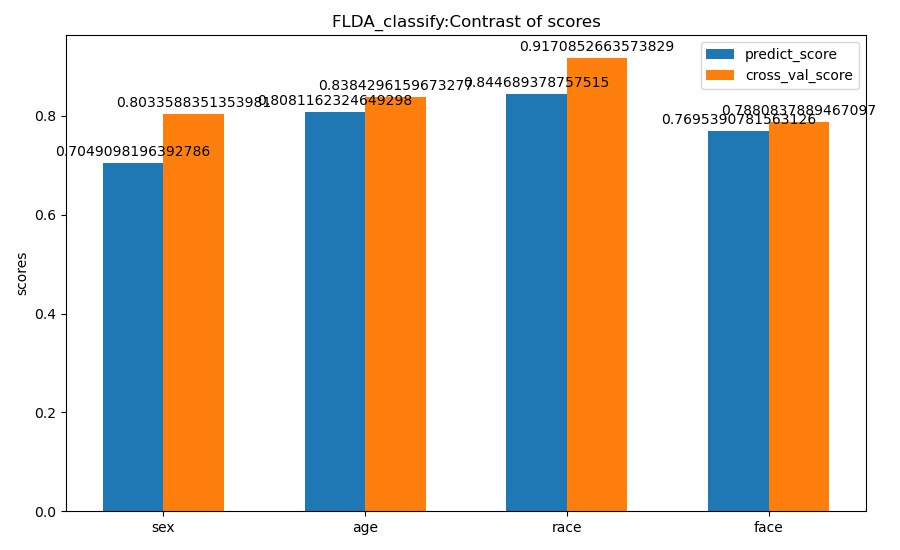

Generate this figure with Python:
##虽然LDA模型更多用于特征提取，但本身可以用于分类，这也是FLDA的特点之一。下面是LDA直接用于分类的代码
from sklearn.discriminant_analysis import LinearDiscriminantAnalysis as LDA
from sklearn.model_selection import KFold
from sklearn.model_selection import cross_val_score
import numpy as np
from sklearn.preprocessing import StandardScaler
import matplotlib
import matplotlib.pyplot as plt

############## 一、FLDA_extract.py #############################
########## 1、获取数字化后的图像训练数据 ##########
f = open("faceR","r",encoding="utf8")
x = f.read()
f.close()
x = x.split() #默认删除所有空字符，包括空格和换行符等
x = np.array(list(float(char) for char in x)) #字符串列表转数组
x.resize((1996,100)) #转为二维数组
xtrain = x
#print('图像训练数据xtrain:\n',xtrain,xtrain.shape)
xtrain = np.delete(xtrain,0,axis=1) #删除第一列：图片编号
#print('\nxtrain去编号后：\n',xtrain,xtrain.shape)
#标准化图像训练数据
scaler = StandardScaler()
xtrain = scaler.fit_transform(xtrain)
n_features = xtrain.shape[1]
n_samples = xtrain.shape[0]
#print('\nxtrain标准化后：\n',xtrain,"\n特征数：",n_features,"\n样本数：",n_samples)
######### 2、获取预处理后的标签训练数据 ##########
f = open("faceDR","r",encoding="utf8")
y = f.read()
f.close()
y = y.split() #默认删除所有空字符，包括空格和换行符等
#print(y)
del y[0]
#print(y)
y = np.array(y)
y.resize((1996,5))
ytrain = y
#print('标签训练数据ytrain:\n',ytrain,ytrain.shape)
########### 3、获取预处理后的测试数据 ##########
f = open("faceS","r",encoding="utf8")
x2 = f.read()
f.close()
x2 = x2.split() #默认删除所有空字符，包括空格和换行符等
x2 = np.array(list(float(char) for char in x2)) #字符串列表转数组
x2.resize((1996,100)) #转为二维数组
xtest = x2
#print('图像测试数据xtest:\n',xtest,xtest.shape)
xtest = np.delete(xtest,0,axis=1) #删除第一列：图片编号
#print('\nxtest去编号后：\n',xtest,xtest.shape)
xtest = scaler.fit_transform(xtest)
#print('\nxtest标准化后：\n',xtest)
########### 4、获取标签测试数据 ##########
f = open("faceDS","r",encoding="utf8")
y2 = f.read()
f.close()
y2 = y2.split() #默认删除所有空字符，包括空格和换行符等
#del y2[0]  #faceDS文件比faceDR文件少了第一个多余的字符串，所以不用del掉。建议此处先print测试一下
y2 = np.array(y2)
y2.resize((1996,5))
ytest = y2
#print('标签测试数据ytest:\n',ytest,ytest.shape)
#————————————————————————————————————————————————————————————————————————————————————————————————

########## 二、创建LDA模型训练后直接用于测试集的分类 ###########
##########性别分类##########
lda_sex = LDA(n_components=1)
lda_sex.fit(xtrain,ytrain[:,1])
lda_sex.predict(xtest) #训练好的LDA模型直接用于分类
print('LDA分类——性别分类分数',lda_sex.score(xtest,ytest[:,1]))
##########年龄分类##########
lda_age = LDA(n_components=2)
lda_age.fit(xtrain,ytrain[:,2])
lda_age.predict(xtest)
print('LDA分类——年龄分类分数',lda_age.score(xtest,ytest[:,2]))
##########种族分类##########
lda_race = LDA(n_components=6)
lda_race.fit(xtrain,ytrain[:,3])
lda_race.predict(xtest)
print('LDA分类——种族分类分数',lda_race.score(xtest,ytest[:,3]))
##########表情分类##########
lda_face = LDA(n_components=2)
lda_face.fit(xtrain,ytrain[:,4])
lda_face.predict(xtest)
print('LDA分类——表情分类分数',lda_face.score(xtest,ytest[:,4]))


##### 三、五折交叉验证LDA在分类上的准确率 #####
#合并x数据和y数据
X = np.concatenate([xtrain,xtest],axis=0)
Y = np.concatenate([ytrain,ytest],axis=0)
print('所有图像数据：\n',X,X.shape,'\n所有标签数据：\n',Y,Y.shape)

kfold = KFold(n_splits=5,shuffle=True,random_state=42)
sex_result = cross_val_score(lda_sex,X,Y[:,1],cv=kfold)
print('性别LDA分类交叉验证结果：%0.2f(±%0.2f)'%(sex_result.mean(),sex_result.std()*2))
age_result = cross_val_score(lda_age,X,Y[:,2],cv=kfold)
print('年龄LDA分类交叉验证结果：%0.2f(±%0.2f)'%(age_result.mean(),age_result.std()*2))
race_result = cross_val_score(lda_race,X,Y[:,3],cv=kfold)
print('种族LDA分类交叉验证结果：%0.2f(±%0.2f)'%(race_result.mean(),race_result.std()*2))
face_result = cross_val_score(lda_face,X,Y[:,4],cv=kfold)
print('表情LDA分类交叉验证结果：%0.2f(±%0.2f)'%(face_result.mean(),face_result.std()*2))

############ 四、绘制分数对比图 #####################
plt.rcParams['savefig.dpi'] = 100 #图片像素
plt.rcParams['figure.dpi'] = 100 #分辨率
plt.rcParams['figure.figsize'] = (9.0, 5.5)
fig,ax = plt.subplots()
#绘制Bar
labels = ['sex',"age",'race','face']
num = np.arange(4)
result1 = np.array([lda_sex.score(xtest,ytest[:,1]),lda_age.score(xtest,ytest[:,2]),lda_race.score(xtest,ytest[:,3]),lda_face.score(xtest,ytest[:,4])])
result2 = np.array([sex_result.mean(),age_result.mean(),race_result.mean(),face_result.mean()])
rects1 = ax.bar(num-0.3/2,result1,width = 0.3,label = 'predict_score')
rects2 = ax.bar(num+0.3/2,result2,width=0.3,label = 'cross_val_score')

ax.set_ylabel("scores")
ax.set_title("FLDA_classify:Contrast of scores")
ax.set_xticks(num)
ax.set_xticklabels(labels)
ax.legend()
#绘制标签
def autolabel(rects):
    for rect in rects:
        height = rect.get_height()
        ax.annotate('{}'.format(height),
                    xy=(rect.get_x() + rect.get_width()/2,height),
                   xytext=(0,3),
                   textcoords="offset points",
                   ha='center',va='bottom')
autolabel(rects1)
autolabel(rects2)
fig.tight_layout()
plt.savefig("FLDA_classify.jpg")
plt.show()